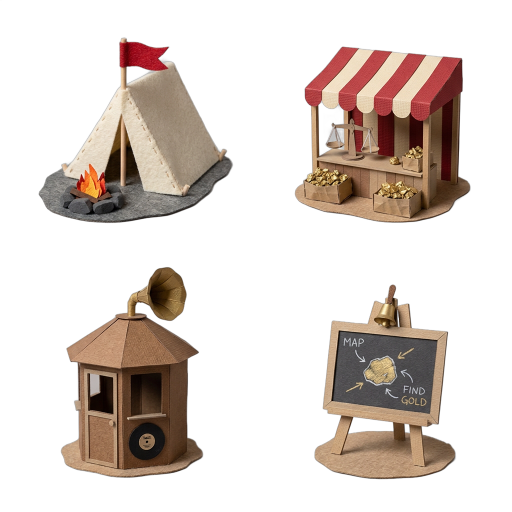
#> input picture docs/images/landmarks/sheet_a.png, 1024 x 1024 px (shown at 1/2 size)
$ python make_landmarks.py
#> lines starting #> are read from the running program, lines starting #| are printed output that depends on the picture; after the words box and inside, x2 and y2 are one past the last pixel; in counts of white or black regions, pixels touching at a corner belong together
"""World-map landmarks (PaperLandmarks): cut the two Meshy sheets into one sprite per landmark.

Sources (Meshy image-to-image, cut-paper style, transparent, 2 x 2 cells each): docs/images/landmarks/
    sheet_a.png  camp shelter, market stall / music kiosk, chalkboard school
    sheet_b.png  mine entrance, log fort / red-eyed lair, stone ring
Output: Assets/Resources/Art/Landmarks/{Camp,Market,MusicKiosk,School,Mine,Fort,Lair,StoneRing}.png,
512 px squares, with the heroes' thin cream cut-paper margin (solid shapes only) so they read on the
dark map floor.
Usage: python tools/art/make_landmarks.py   (from the repo root)
"""
from pathlib import Path
from PIL import Image, ImageFilter

ROOT = Path(__file__).resolve().parents[2]
SRC = ROOT / "docs/images/landmarks"
OUT = ROOT / "Assets/Resources/Art/Landmarks"
SIZE = 512
EDGE = 7
THIN = 9
PAPER = (233, 220, 192)
SHEETS = {"sheet_a.png": [["Camp", "Market"], ["MusicKiosk", "School"]],
          "sheet_b.png": [["Mine", "Fort"], ["Lair", "StoneRing"]]}

def clean(im):
    a = im.split()[3].point(lambda v: 0 if v < 24 else v)
    im.putalpha(a)
    return im

def cut_edge(im):
    a = im.split()[3].point(lambda v: 255 if v > 90 else 0)
    a = a.filter(ImageFilter.MinFilter(THIN)).filter(ImageFilter.MaxFilter(THIN))
    grown = a.filter(ImageFilter.MaxFilter(EDGE * 2 + 1)).filter(ImageFilter.GaussianBlur(1.0))
    card = Image.new("RGBA", im.size, PAPER + (0,))
    card.putalpha(grown)
    card.alpha_composite(im)
    return card

def square(im):
    """Tight: the drawing fills the square edge to edge (only the paper margin around it), so a
    landmark sized to one map tile is one tile of drawing, like the hexagon and rocks it sits among."""
    im = im.crop(im.getbbox())
    side = max(im.width, im.height)
    sq = Image.new("RGBA", (side, side))
    sq.alpha_composite(im, ((side - im.width) // 2, (side - im.height) // 2))
    m = int(side * EDGE * 2 / (SIZE - 2 * EDGE))   # room for the cut-paper margin only
    padded = Image.new("RGBA", (side + 2 * m, side + 2 * m))
    padded.alpha_composite(sq, (m, m))
    return padded.resize((SIZE, SIZE), Image.LANCZOS)

def main():
    OUT.mkdir(parents=True, exist_ok=True)
    for sheet, grid in SHEETS.items():
        im = clean(Image.open(SRC / sheet).convert("RGBA"))
#> in clean, `a = im.split()[3].point(lambda v: 0 if v < 24 else v)`:
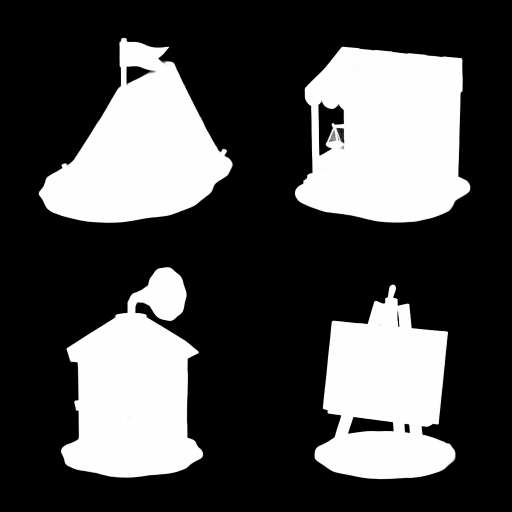
#> a: PIL image 1024x1024 L (shown at 1/2 size); min 0, max 255, mean 77.7
        cw, ch = im.width // 2, im.height // 2
#> cw = 512; ch = 512
        for r, row in enumerate(grid):
            for c, name in enumerate(row):
                cut_edge(square(im.crop((c * cw, r * ch, (c + 1) * cw, (r + 1) * ch)))).save(OUT / f"{name}.png")
#> this loop made 2 passes
#> pass 1, in square, `im = im.crop(im.getbbox())`:
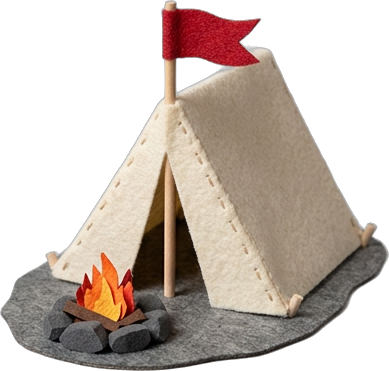
#> im: PIL image 389x371 RGBA; mean R, G, B, A 83.5, 71.6, 63.5, 136.2; transparent parts drawn white
#> pass 1, in cut_edge, `a = im.split()[3].point(lambda v: 255 if v > 90 else 0)`:
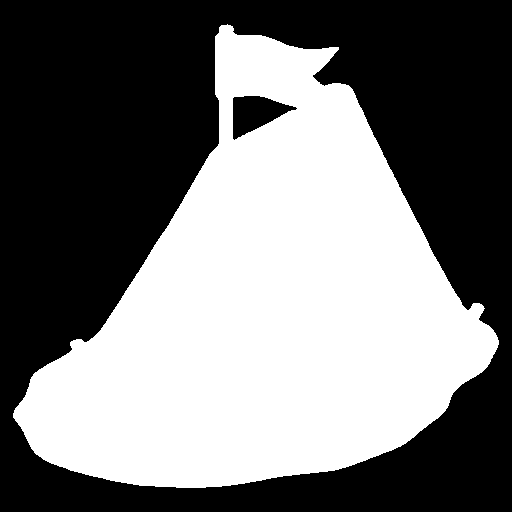
#> a: PIL image 512x512 L; 46.5% white; 1 white region, box (x1, y1, x2, y2) and area: (13, 24, 499, 488) 121771
#> pass 2 of the loop in main, `for sheet, grid in SHEETS.items():`:
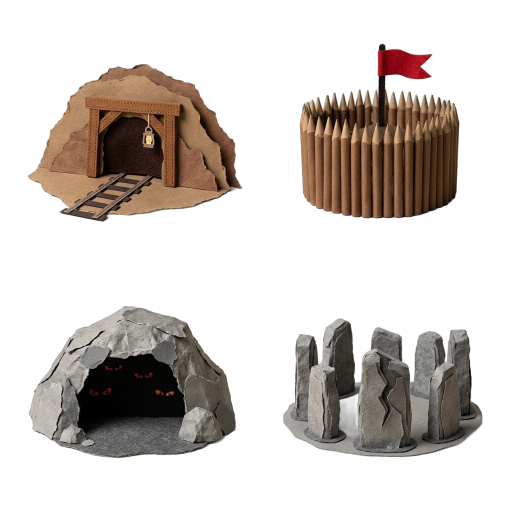
#> input picture docs/images/landmarks/sheet_b.png, 1024 x 1024 px (shown at 1/2 size)
#> the loop in main, `for r, row in enumerate(grid):` made 2 passes
#> pass 1, in square (call 5), `im = im.crop(im.getbbox())`:
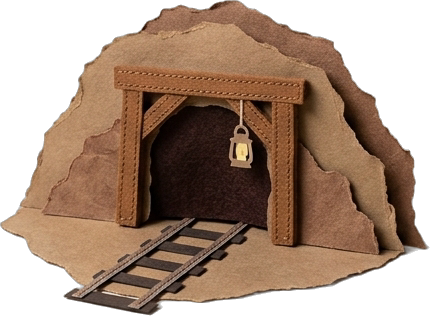
#> im: PIL image 430x316 RGBA; mean R, G, B, A 87.5, 63, 46, 170.3; transparent parts drawn white
#> pass 1, in cut_edge (call 5), `a = im.split()[3].point(lambda v: 255 if v > 90 else 0)`:
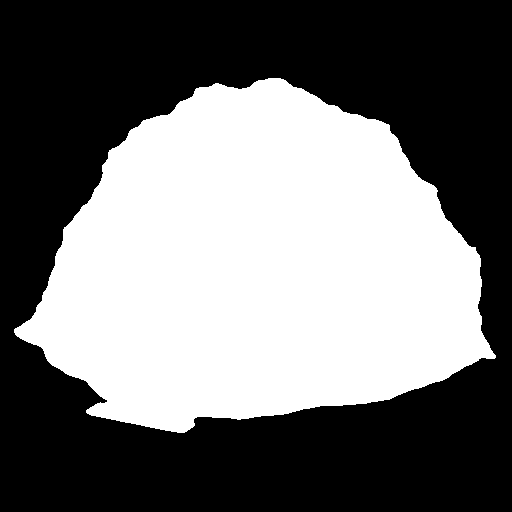
#> a: PIL image 512x512 L; 44.4% white; 1 white region, box (x1, y1, x2, y2) and area: (14, 78, 496, 433) 116356
    print("wrote", sorted(p.name for p in OUT.glob("*.png")))

if __name__ == "__main__":
    main()
